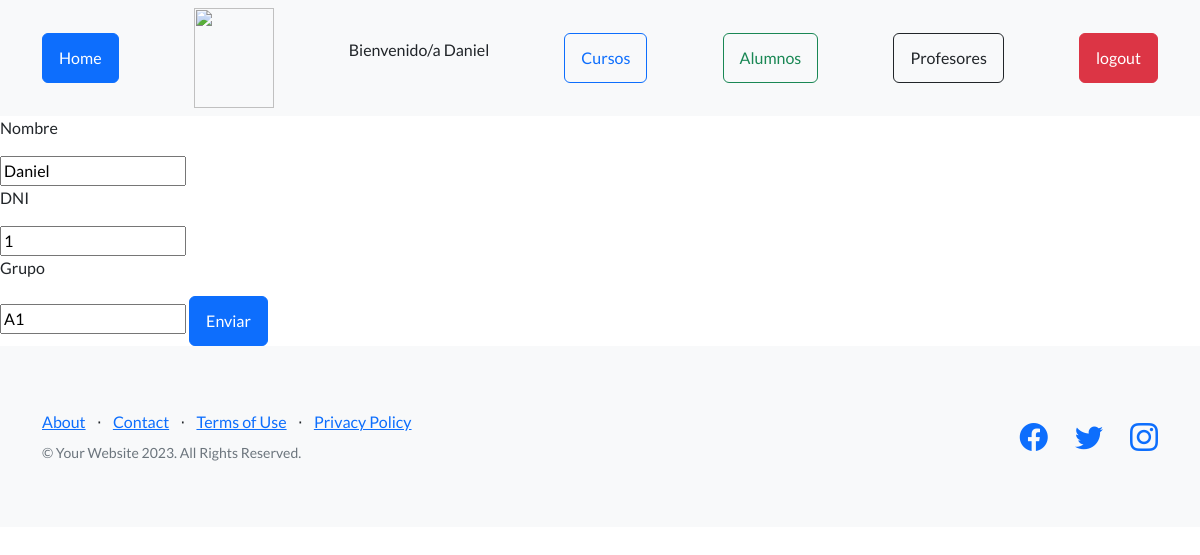
Screenshot of /AppCoder/editar_alumno/1 (signed in) with the database file from the repository.
### AppCoder/models.py (models this page shows)
class Alumno (models.Model):
    nombre =models.CharField(max_length=40)
    dni = models.IntegerField()
    grupo = models.CharField(max_length=40)

### AppCoder/views.py (the view)
# urls.py: path("editar_alumno/<int:id>" , views.editar_alumno, name = "editar_alumno"),
def editar_alumno(request,id):
   alumno=Alumno.objects.get(id=id)
   if request.method =="POST": #Comportamiento cuando es POST
      mi_formulario =Alumno_formulario(request.POST)  #Con los datos de la petición POST genera el formulario 'Curso formulario'
      if mi_formulario.is_valid():
         datos=mi_formulario.cleaned_data
         alumno.nombre=datos["nombre"]
         alumno.dni=datos["dni"]
         alumno.grupo=datos["grupo"]
         alumno.save()
         alumno=Alumno.objects.all()
         return render(request,"alumno_alumnos.html",{"alumnos":alumno}) # Este paso es para no hacer F5
   else: #comportmiento cuando es GET
      mi_formulario=Alumno_formulario(initial = {"nombre": alumno.nombre, "dni": alumno.dni, "grupo":alumno.grupo})
      return render(request, "editar_alumno.html" , {"mi_formulario":mi_formulario, "alumno":alumno})

### AppCoder/forms.py
class Alumno_formulario(forms.Form):
    nombre=forms.CharField(max_length=30)
    dni=forms.IntegerField()
    grupo=forms.CharField(max_length=30)

### AppCoder/template/editar_alumno.html (shortened to what this page needs)
{% extends "padre.html" %}
{% load static %}
{% block contenido %}
    <form action="{% url 'editar_alumno' alumno.id %}" method="POST">
        <p>Nombre</p>
        {{mi_formulario.nombre}}
        <p>DNI</p>
        {{mi_formulario.dni}}
        <p>Grupo</p>
        {{mi_formulario.grupo}}
        <button class = "btn btn-primary">Enviar</button>
    </form>
{% endblock %}

### AppCoder/template/padre.html (shortened to what this page needs)
<!DOCTYPE html>
<html lang="en">
    <head>
        {%load static%}
        <link href="https://cdn.jsdelivr.net/npm/bootstrap-icons@1.5.0/font/bootstrap-icons.css" rel="stylesheet" type="text/css" />
        <link href="{% static 'AppCoder/css/styles.css' %}" rel="stylesheet" />
    </head>
    <body>
        <nav class="navbar navbar-light bg-light static-top">
            <div class="container">
                <a class="btn btn-primary" href="{% url 'home' %}">Home</a>
                {% if request.user.is_authenticated %}
                <img src = "{{ url }}" alt="" width = "80px" height="100px" >
                <p>Bienvenido/a {{user.username}}</p>
                {% endif %}
                <a class="btn btn-outline-primary" href="{% url 'cursos' %}">Cursos</a>
                <a class="btn btn-outline-success" href="{% url 'ver_alumnos' %}">Alumnos</a>
                <a class="btn btn-outline-dark" href="{% url 'ver_profesores' %}">Profesores</a>
                {% if request.user.is_authenticated %}
                <form method="post" action ="{% url 'Logout' %}">
                    <button type ="submit" class ="btn btn-danger">logout</button>
                </form>
                {% endif %}
            </div>
        </nav>
        {% block contenido %}
        {% endblock %}
        <footer class="footer bg-light">
            <div class="container">
                <div class="row">
                    <div class="col-lg-6 h-100 text-center text-lg-start my-auto">
                        <ul class="list-inline mb-2">
                            <li class="list-inline-item"><a href="#!">About</a></li>
                            <li class="list-inline-item">⋅</li>
                            <li class="list-inline-item"><a href="#!">Contact</a></li>
                            <li class="list-inline-item">⋅</li>
                            <li class="list-inline-item"><a href="#!">Terms of Use</a></li>
                            <li class="list-inline-item">⋅</li>
                            <li class="list-inline-item"><a href="#!">Privacy Policy</a></li>
                        </ul>
                        <p class="text-muted small mb-4 mb-lg-0">&copy; Your Website 2023. All Rights Reserved.</p>
                    </div>
                    <div class="col-lg-6 h-100 text-center text-lg-end my-auto">
                        <ul class="list-inline mb-0">
                            <li class="list-inline-item me-4">
                                <a href="#!"><i class="bi-facebook fs-3"></i></a>
                            </li>
                            <li class="list-inline-item me-4">
                                <a href="#!"><i class="bi-twitter fs-3"></i></a>
                            </li>
                            <li class="list-inline-item">
                                <a href="#!"><i class="bi-instagram fs-3"></i></a>
                            </li>
                        </ul>
                    </div>
                </div>
            </div>
        </footer>
    </body>
</html>

### rows the page displays
Alumno: nombre "Daniel", dni "1", grupo "A1"

### other values shown
{{ user.username }} "Daniel"
